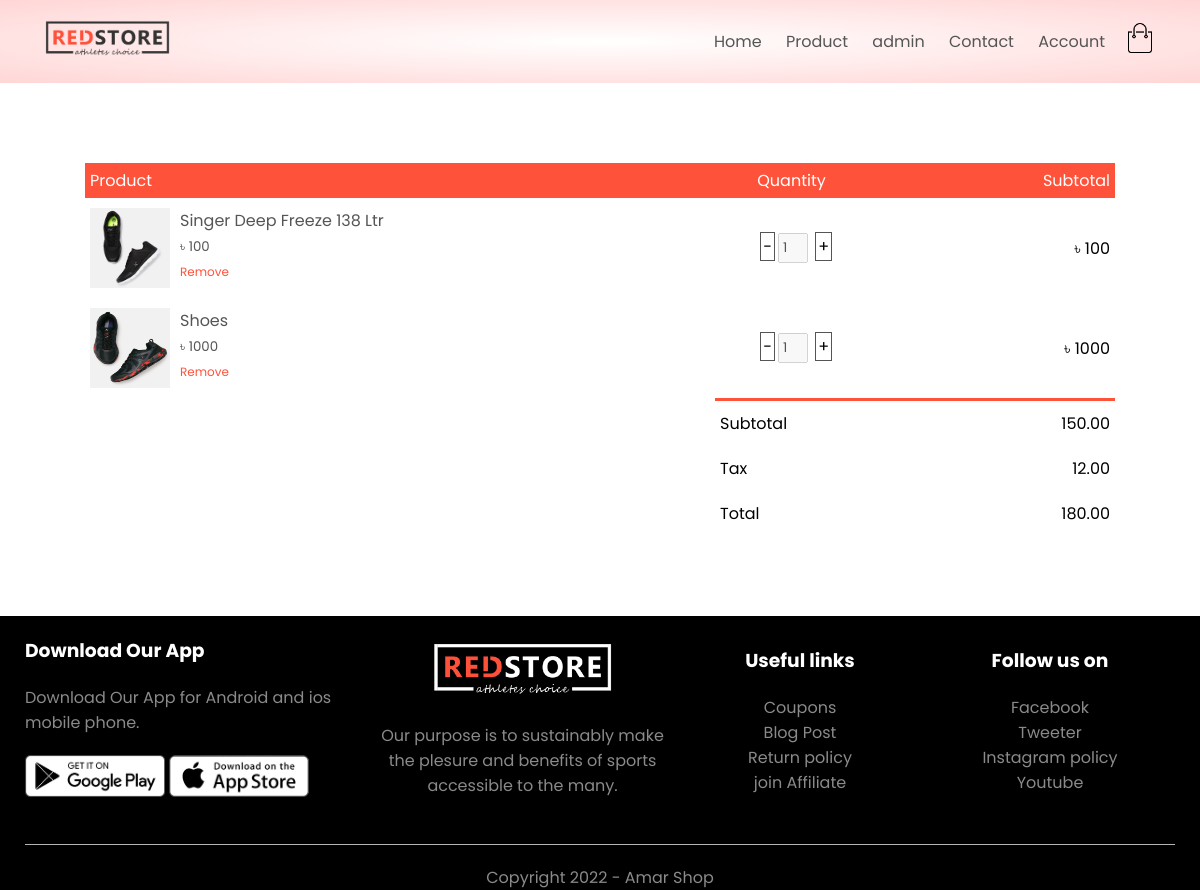
The app's page /cart/ (signed in) with its own data.
### shop/models.py (models this page shows, shortened)
class Cart(models.Model):
    _user = models.ForeignKey(User, on_delete=models.CASCADE)
    product = models.ForeignKey(Product, on_delete=models.CASCADE)
    quantity = models.PositiveIntegerField(default=1)
    added_at = models.DateTimeField(auto_now_add=True)
    is_ordered = models.BooleanField(default=False)

class ProductImage(models.Model):
    image = models.ImageField(upload_to=utails.get_upload_dir)
    def get_url(self):
        return f"/media/{self.image}"

class Product(models.Model):
    product_id = models.CharField(max_length=20, primary_key=True, unique=True, blank=True)
    category = models.CharField(max_length=50, choices=utails.PRODUCT_CATEGORY, null=True, blank=True)
    title = models.CharField(max_length=250)
    model = models.CharField(max_length=250, null=True, blank=True)
    image = models.ManyToManyField(ProductImage)
    description = models.TextField(null=True, blank=True)
    status = models.CharField(max_length=20, choices=utails.PRODUCT_STATUS, null=True, blank=True)
    quantity = models.PositiveIntegerField()
    regular_price = models.PositiveIntegerField()
    discount_price = models.PositiveIntegerField()
    rating = models.FloatField(default=5.0, null=True, blank=True)
    added_at = models.DateTimeField(auto_now_add=True)

### shop/views.py (the view)
# urls.py: path('cart/', views.cart, name='cart'),
@login_required
def cart(request):
    user = request.user
    cart_products = Cart.objects.filter(_user=user, is_ordered=False)
    for cart in cart_products:
        print(cart.product.title)
    context = {
        'carts': cart_products
    }
    return render(request, 'shop/cart.html', context)

### templates/shop/cart.html
{% extends "base.html" %}
{% load static %}
{% block content %}
<div class="small-container cart-page">
    <table>
        <thead>
            <th>Product</th>
            <th>Quantity</th>
            <th>Subtotal</th>
        </thead>
        {% if carts %}
        {% for cart in carts %}
        <tr>
            <td>
                <div class="cart-info">
                    {% with cart.product.image.all|first as image %}
                        <img src="{{image.get_url}}"/>
                    {% endwith %}
                    <div class="">
                        <p>{{cart.product.title}}</p>
                        <small>&#2547; {{cart.product.discount_price}}</small>
                        <br>
                        <a href="">Remove</a>
                    </div>
                </div>
            </td>
            <td id="cart-quantity"><span id="minus">-</span><input type="number" value="1" disabled> <span id="plus">+</span></td>
            <td>&#2547; {{cart.product.discount_price}}</td>
        </tr>
        {% endfor %}
        {% endif %}
    </table>
    <div class="total-price">
        <table>
            <tr>
                <td>Subtotal</td>
                <td>150.00</td>
            </tr>
            <tr>
                <td>Tax</td>
                <td>12.00</td>
            </tr>
            <tr>
                <td>Total</td>
                <td>180.00</td>
            </tr>
        </table>
    </div>
</div>
{% endblock content %}

### templates/base.html (shortened to what this page needs)
{% load static %}
<!DOCTYPE html>
<html lang="en">
<head>
    <link rel="stylesheet" href="https://stackpath.bootstrapcdn.com/font-awesome/4.7.0/css/font-awesome.min.css">
    <link rel="stylesheet" href="{% static '/css/style.css' %}">
</head>
<body>
<div class="header">
    <div class="container">
        <div class="navbar">
            <div class="logo">
                <img src="{% static '/images/icons/logo.png' %}" width="125px">
            </div>
            <nav>
                <ul id="menu-items">
                    <li><a href="{% url 'shop:home' %}">Home</a></li>
                    <li><a href="{% url 'shop:products' %}">Product</a></li>
                    <li><a href="/admin">{{request.user.username}}</a></li>
                    <li><a href="">Contact</a></li>
                    <li><a href="{% url 'account:home' %}">Account</a></li>
                </ul>
            </nav>
            <a href="{% url 'shop:cart' %}"><img src="{% static '/images/icons/cart.png' %}" width="30px" height="30px" alt=""></a>
        </div>
    </div>
</div>
{% block content %} {% endblock content %}
<div class="footer">
    <div class="container">
        <div class="row">
            <div class="footer-col-1">
                <h3>Download Our App</h3>
                <p>Download Our App for Android and ios mobile phone.</p>
                <div class="app-logo">
                    <img src="{% static '/images/icons/play-store.png' %}" alt="">
                    <img src="{% static '/images/icons/app-store.png' %}" alt="">
                </div>
            </div>
            <div class="footer-col-2">
                <img src="{% static '/images/icons/logo-white.png' %}" alt="">
                <p>Our purpose is to sustainably make the plesure and benefits of sports accessible to the many.</p>
            </div>
            <div class="footer-col-3">
                <h3>Useful links</h3>
                <ul>
                    <li>Coupons</li>
                    <li>Blog Post</li>
                    <li>Return policy</li>
                    <li>join Affiliate</li>
                </ul>
            </div>
            <div class="footer-col-4">
                <h3>Follow us on</h3>
                <ul>
                    <li>Facebook</li>
                    <li>Tweeter</li>
                    <li>Instagram policy</li>
                    <li>Youtube</li>
                </ul>
            </div>
        </div>
        <hr>
        <p class="copyright">Copyright 2022 - Amar Shop</p>
    </div>
</div>
</body>
</html>

### static/css/style.css (style rules this page uses)
* { margin: 0; padding: 0; box-sizing: border-box; font-family: 'Poppins', sans-serif; }
.header { background: radial-gradient(#fff, #ffd6d6); }
.container { max-width: 1200px; margin: auto; padding-left: 25px; padding-right: 25px; }
.navbar { display: flex; align-items: center; padding: 20px; }
nav { flex: 1; text-align: right; }
nav ul { display: inline-block; list-style-type: none; }
nav ul li { display: inline-block; margin-right: 20px; }
a { text-decoration: none; color: #555; }
p { color: #555; }
.row { display: flex; align-items: center; flex-wrap: wrap; justify-content: space-around; }
.small-container { max-width: 1080px; margin: auto; padding-left: 25px; padding-right: 25px; }
small { color: #555; }
.footer { background: #000; color: #8a8a8a; }
.footer p { color: #8a8a8a; }
.footer h3 { color: #fff; margin-bottom: 20px; }
.footer-col-1, .footer-col-2, .footer-col-3, .footer-col-4 { min-width: 250px; margin: 20px 0; }
.footer-col-1 { flex-basis: 30%; }
.footer-col-2 { flex: 1; text-align: center; }
.footer-col-2 img { width: 180px; margin-bottom: 20px; }
.footer-col-3, .footer-col-4 { flex-basis: 12%; text-align: center; }
ul li { list-style-type: none; }
.app-logo { margin-top: 20px; }
.app-logo img { width: 140px; }
.footer hr { border: none; background: #b5b5b5; height: 1px; margin: 20px 0; }
.copyright { text-align: center; }
.cart-page { margin: 80px auto; }
table { width: 100%; border-collapse: collapse; }
.cart-info { display: flex; flex-wrap: wrap; }
th { text-align: left; padding: 5px; color: #fff; background: #ff523b; font-weight: normal; }
td { padding: 10px 5px; }
td input { width: 30px; height: 30px; padding: 3px; outline: none; }
td a { color: #ff523b; font-size: 12px; }
td img { width: 80px; height: 80px; margin-right: 10px; }
.total-price { display: flex; justify-content: flex-end; }
.total-price table { border-top: 3px solid #ff523b; width: 100%; max-width: 400px; }
td:last-child { text-align: right; }
th:last-child { text-align: right; }
#plus, #minus { border: 1px solid #555; padding: 2px; margin: 3px; width: 30px; height: 20px; position: relative; }

### records on screen
Cart: get_url (picture), product "Singer Deep Freeze 138 Ltr", product.discount_price "100"
Cart: get_url (picture), product "Shoes", product.discount_price "1000"

### other values on screen
{{ request.user.username }} "admin"
